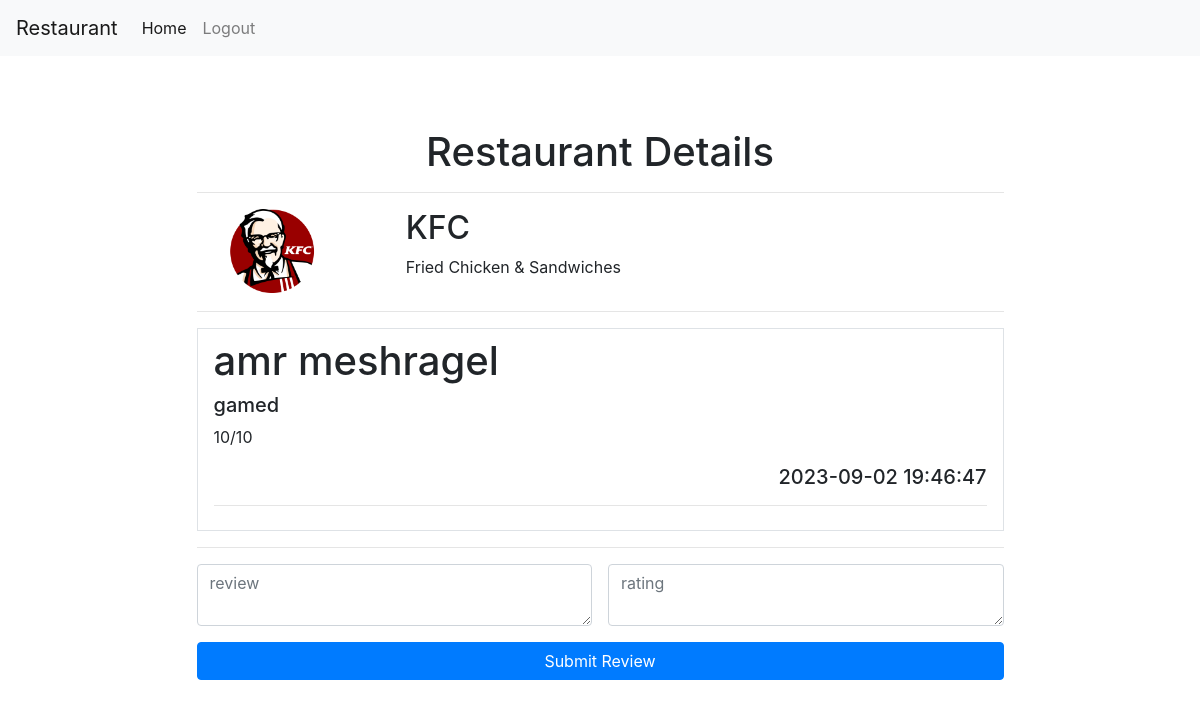
The app's page /restaurant/1 (signed in) with its own data.
### tables this page shows
CREATE TABLE restaurants (
            id INTEGER PRIMARY KEY AUTOINCREMENT,
            title TEXT NOT NULL UNIQUE,
            description TEXT,
            image_url TEXT
           
        );

CREATE TABLE reviews (
            id INTEGER PRIMARY KEY AUTOINCREMENT,
            user_id INTEGER NOT NULL,
            restaurant_id INTEGER NOT NULL,
            rating INTEGER NOT NULL,
            review TEXT NOT NULL,
            timestamp TIMESTAMP DEFAULT CURRENT_TIMESTAMP,
            FOREIGN KEY (user_id) REFERENCES users (id),
            FOREIGN KEY (restaurant_id) REFERENCES restaurants (id)
           
        );

CREATE TABLE users (
			id INTEGER PRIMARY KEY AUTOINCREMENT,
            first_name TEXT NOT NULL,
            last_name TEXT NOT NULL,
            email TEXT NOT NULL UNIQUE,
			username TEXT NOT NULL UNIQUE,
			password TEXT NOT NULL
		);

### app.py (the view)
@app.route('/restaurant/<restaurant_id>',methods=['GET','POST'])
def getrestaurant(restaurant_id):
    if request.method == 'POST':
        review = request.form['review']
        rating = request.form['rating']
        user_id = session['user_id']
        db.add_review(connection, user_id, restaurant_id, rating, review)
        return redirect(url_for("getrestaurant", restaurant_id=restaurant_id))
    else:
        return render_template('view-restaurant.html', restaurant=db.get_restaurant(connection, restaurant_id), reviews = db.get_reviews_for_restaurant(connection, restaurant_id))

### db.py (called while the page is built)
def get_restaurant(connection, restaurant_id):
    cursor = connection.cursor()
    query = '''SELECT * FROM restaurants WHERE id = ?'''
    cursor.execute(query, (restaurant_id,))
    return cursor.fetchone()

def get_reviews_for_restaurant(connection, restaurant_id):
    cursor = connection.cursor()
    query = '''
        SELECT  users.first_name, users.last_name, reviews.review, reviews.rating, reviews.timestamp
        FROM reviews
        JOIN users ON reviews.user_id = users.id
        WHERE reviews.restaurant_id = ?
    '''
    cursor.execute(query, (restaurant_id,))
    return cursor.fetchall()

### templates/view-restaurant.html (shortened to what this page needs)
<!DOCTYPE html>
<html lang="en">
<head>
    <link rel="stylesheet" href="https://maxcdn.bootstrapcdn.com/bootstrap/4.5.2/css/bootstrap.min.css">
</head>
<body >
    <nav class="navbar navbar-expand-lg navbar-light bg-light">
        <a class="navbar-brand" href="#">Restaurant</a>
        <div class="collapse navbar-collapse" id="navbarScroll">
          <ul class="navbar-nav mr-auto my-2 my-lg-0 navbar-nav-scroll" style="max-height: 100px;">
            {% if 'username' in session %}
            <li class="nav-item active">
              <a class="nav-link" href="/home">Home <span class="sr-only">(current)</span></a>
            </li>
            {% endif %}
            {% if 'username' in session %}
            <li class="nav-item">
              <a class="nav-link" href="/logout">Logout</a>
            </li>
            {% endif %}
          </ul>
        </div>
      </nav>
    <div class="container" >
        <div class="row justify-content-center">
            <div class="col-md-9 col-lg-9 form-container p-4 mt-5 me-1">
                <div class="row mb-3">
                    <div class="col-12 text-center">
                        <h1>Restaurant Details</h1>
                        <hr/>
                    </div>
                    <div class="col-3">
                        <img src="{{url_for('static', filename=restaurant[3])}}" alt="" width="150" class="img-fluid" />
                    </div>
                    <div class="col">
                        <h2>{{restaurant[1]}}</h2>
                        <p>{{restaurant[2]}}</p>
                    </div>
                </div>
                <hr />
                <div>
                    {% for review in reviews %}
                    <div class="col-md-12 col-lg-12 py-2 px-3 mt-1 border border-3">
                        <h1>{{review[0]}} {{review[1]}}</h1>
                        <h5>{{review[2]}}</h5>
                        <p>{{review[3]}}</p>
                        <div class="text-right">
                            <h5>{{review[4]}}</h5>
                        </div>
                        <hr/>
                    </div>
                    {% endfor %}
                </div>
                <hr />
                <form class="login-form" method="post"
                    action="{{ url_for('getrestaurant', restaurant_id=restaurant[0]) }}">
                    <div class="d-flex flex-column">
                        <div class="mb-3 d-inline-flex">
                            <textarea class="form-control mr-2" placeholder="review" required name="review"></textarea>
                            <textarea type="number" class="form-control ml-2" placeholder="rating" required name="rating"></textarea>
                        </div>
                        <button type="submit" class="btn btn-primary">Submit Review</button>
                    </div>
                </form>
            </div>
        </div>
    </div>
</body>
</html>

### records on screen
restaurants: image_url (picture), title "KFC", description "Fried Chicken & Sandwiches"
reviews: first_name "amr", last_name "meshragel", review "gamed", rating "10/10", timestamp "2023-09-02 19:46:47"
